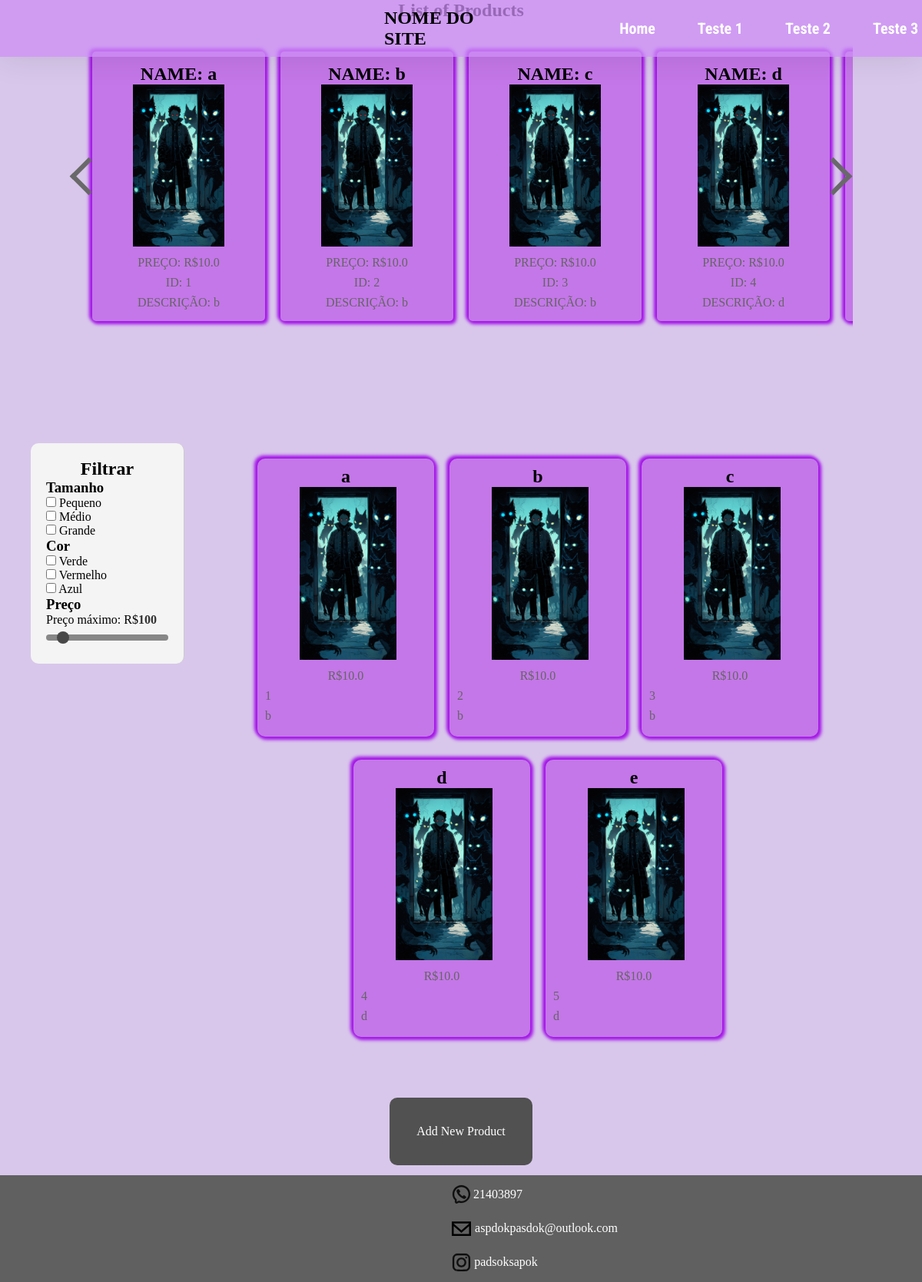
Page /products on the committed database.
### main.py (models this page shows)
class Product(db.Model):
    id = db.Column(db.Integer, primary_key=True)
    name = db.Column(db.String(50), unique=True, nullable=False)
    price = db.Column(db.Float, nullable=False)
    description = db.Column(db.String(500))
    image_path = db.Column(db.String(200))

### main.py (the view)
@app.route('/products')
def list_products():
    products = Product.query.all()
    return render_template('products.html', products=products)

### templates/products.html (shortened to what this page needs)
<!doctype html>
<html lang="en">
<head>
  <link rel="stylesheet" href="{{ url_for('static', filename='css/resets.css') }}">
  <link rel="stylesheet" href="{{ url_for('static', filename='css/style-Ecommerce.css') }}">
</head>
<body class="color-primary">
  <nav class="barra-de-navegacao">
    <h1>nome do site</h1>
    <ul class="navbar">
      <li class="home">Home</li>
      <li class="home">Teste 1</li>
      <li class="home">Teste 2</li>
      <li class="home">Teste 3</li>
    </ul>
  </nav>
  <h2>List of Products</h2>
  <div class="container">
    <div class="slider-container">
      <span onclick="slideRight()" class="btn"></span>
      <div class="slider">
        {% for product in products %}
        <div class="slide">
          <div class="card">
            <div class="card-content">
              <h3 class="card-title">NAME: {{ product.name }}</h3>
              <img src="{{ url_for('static', filename=product.image_path) }}" alt="{{ product.name }}" class="card-img">
              <p class="card-price">PREÇO: R${{ product.price }}</p>
              <p class="card-id">ID: {{ product.id }}</p>
              <p class="card-description">DESCRIÇÃO: {{ product.description }}</p>
            </div>
          </div>
        </div>
        {% endfor %}
      </div>
      <span onclick="slideLeft()" class="btn"></span>
    </div>
    <div class="content">
      <div class="filter-and-items">
        <div class="sidebar">
          <h2>Filtrar</h2>
          <h3>Tamanho</h3>
          <label><input type="checkbox" class="filter tamanho" value="pequeno"> Pequeno</label><br>
          <label><input type="checkbox" class="filter tamanho" value="medio"> Médio</label><br>
          <label><input type="checkbox" class="filter tamanho" value="grande"> Grande</label>
          <h3>Cor</h3>
          <label><input type="checkbox" class="filter cor" value="verde"> Verde </label><br>
          <label><input type="checkbox" class="filter cor" value="vermelho"> Vermelho </label><br>
          <label><input type="checkbox" class="filter cor" value="azul"> Azul </label>
          <h3>Preço</h3>
          <label for="priceRange">Preço máximo: R$<span id="priceValue">100</span></label>
          <input type="range" id="priceRange" name="priceRange" min="0" max="1000" value="100" step="10">
        </div>
        <div class="sideBar-content">
          {% for product in products %}
          <div class="item {{ product.size }} {{ product.color }}">
            <div class="card-item-checkbox">
              <h2>{{ product.name }}</h2>
              <img src="{{ url_for('static', filename=product.image_path) }}" alt="{{ product.name }}" class="item-img">
              <p class="item-price">R${{ product.price }}</p>
              <p class="item-id">{{ product.id }}</p>
              <p class="item-description">{{ product.description }}</p>
            </div>
          </div>
          {% endfor %}
        </div>
      </div>
    </div>
    <a href="{{ url_for('upload_file') }}" class="novoProduto">Add New Product</a>
    <footer class="rodape">
      <img src="{{ url_for('static', filename='img/whats-teste-2.svg') }}" alt="Icone do whatsapp" class="whatsapp-icon">
      <p class="whatsapp">21403897</p>
      <img src="{{ url_for('static', filename='img/email-teste.svg') }}" alt="Icone de Email" class="email-icon">
      <p class="email">aspdokpasdok@outlook.com</p>
      <img src="{{ url_for('static', filename='img/insta-teste-2.svg') }}" alt="Icone do instagram" class="insta-icon">
      <p class="instagram">padsoksapok</p>
    </footer>
  </div>
</body>
</html>

### static/css/style-Ecommerce.css (style rules this page uses)
:root { --background-color: #963dc2; --background-navigator-bar: #cc8ef5be; }
.color-primary { background-color: #d8c7eb; }
.barra-de-navegacao { position: fixed; top: 0; width: 100%; background-color: var(--background-navigator-bar); z-index: 1000; display: flex; justify-content: center; align-items: center; padding: 10px 0; box-shadow: 0 2px 40px rgba(0, 0, 0, 0.1); }
nav h1 { color: black; display: flex; margin-left: 500px; text-transform: uppercase; }
nav .navbar { list-style: none; display: flex; justify-content: end; gap: 50px; width: 47%; }
.home { color: white; font-weight: bold; font-size: 20px; cursor: pointer; font-family: "Roboto Condensed", sans-serif; font-optical-sizing: auto; font-style: normal; transition: transform 0.2s ease-in-out; margin-right: 5px; }
.content { padding: 40px; width: 100%; }
h2 { display: flex; justify-content: center; align-items: center; }
.container { height: 100vh; display: grid; place-items: center; }
.slider-container { height: 430px; width: 85vw; max-width: 1400px; position: relative; overflow: hidden; padding: 20px; }
.slider-container .btn { position: absolute; top: calc(50% - 30px); height: 35px; width: 35px; margin-left: -2px; margin-right: -2px; border-left: 6px solid #696969; border-top: 6px solid #696969; cursor: pointer; }
.slider-container .btn:first-of-type { transform: rotate(-45deg); left: 10px; }
.slider-container .btn:last-of-type { transform: rotate(135deg); right: 10px; }
.slider-container .slider { display: flex; width: 1000%; height: 100%; transition: all .5s; }
.slider-container .slider .slide { height: 90%; margin: auto 10px; background-color: rgb(196, 119, 232); border-radius: 5px; box-shadow: 2px 2px 4px 2px rgb(164, 21, 231), -2px -2px 4px 2px rgb(164, 21, 231); display: grid; place-content: center; }
@media only screen and (min-width: 1100px) { .slider-container .slider .slide { width: calc(2.5% - 20px); } }
.card { background-color: transparent; overflow: hidden; width: 230px; text-align: center; }
.card-img { width: 60%; height: auto; }
.card-content { padding: 16px; }
.card-title { font-size: 1.5em; margin: 0; }
.card-price { color: #656565; font: 1.2em; margin: 8px 0; }
.card-id { font: 0.9em; color: #656565; margin: 4px 0; }
.card-description { font-size: 1em; color: #656565; margin: 8px 0; }
.filter-and-items { display: flex; margin-top: 80px; width: 100%; justify-content: center; align-items: flex-start; }
.sidebar { width: 200px; min-width: 200px; height: 100%; padding: 20px; background-color: #f4f4f4; border-right: 1px solid #ccc; border-radius: 10px; box-sizing: border-box; position: sticky; overflow-y: auto; margin-bottom: 15px; }
.sideBar-content { flex: 1; width: 100%; padding: 20px; box-sizing: border-box; display: flex; flex-wrap: wrap; gap: 20px; justify-content: center; }
.item { display: none; margin-bottom: 10px; padding: 10px; box-shadow: 2px 2px 4px 2px rgb(164, 21, 231), -2px -2px 4px 2px rgb(164, 21, 231); background-color: rgb(196, 119, 232); width: 230px; border-radius: 10px; }
.item-img { width: 60%; height: auto; margin-left: 45px; }
.item-price { color: #656565; font: 1.2em; margin: 8px 0; text-align: center; }
.item-id { font: 0.9em; color: #656565; margin: 4px 0; }
.item-description { font-size: 1em; color: #656565; margin: 8px 0; }
input[type="range"] { -webkit-appearance: none; width: 100%; height: 8px; margin: 10px 0; border-radius: 8px; background-color: rgb(90, 89, 90); outline: none; opacity: 0.7; transition: opacity 0.2s; }
#priceValue { font-weight: bold; color: #333; }
.rodape { background-color: rgb(96, 96, 96); padding: 12px; width: 100%; gap: 23px; height: 100%; color: white; display: flex; flex-direction: column; align-items: center; margin-top: 25px; }
.whatsapp-icon { width: 25px; }
.whatsapp { margin-left: 96px; margin-top: -44px; }
.email-icon { width: 25px; }
.email { margin-left: 222px; margin-top: -45px; }
.instagram { margin-left: 117px; margin-top: -45px; margin-bottom: -20px; }
.insta-icon { width: 25px; }
.novoProduto { color: white; margin-top: 9px; text-decoration: none; background-color: #515151; padding: 35px; border-radius: 10px; text-align: center; transition: transform .2s ease-in; }

### rows in the picture
Product: name "a", image_path (picture), price "10.0", id "1", description "b"
Product: name "b", image_path (picture), price "10.0", id "2", description "b"
Product: name "c", image_path (picture), price "10.0", id "3", description "b"
Product: name "d", image_path (picture), price "10.0", id "4", description "d"
Product: name "e", image_path (picture), price "10.0", id "5", description "d"
